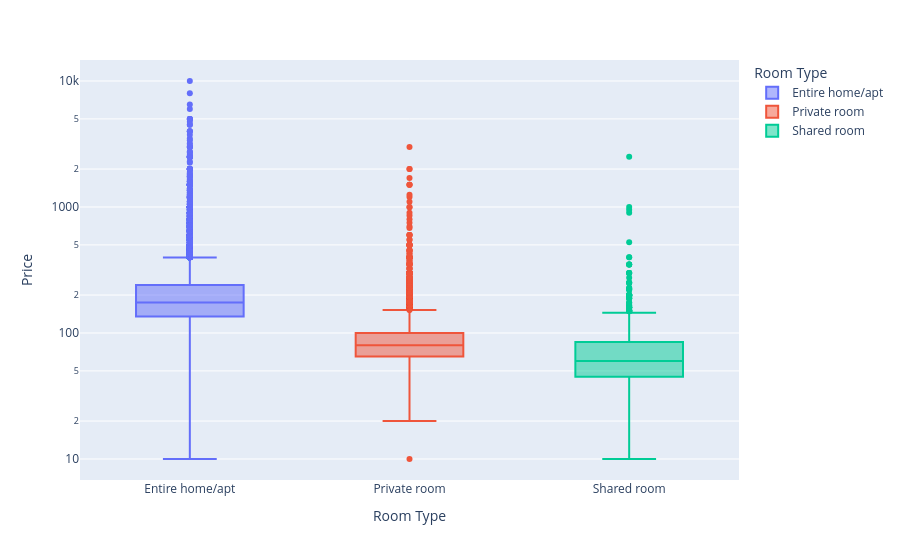

Here is the notebook cell this chart was saved with:
### Code cell
# Figure 2: A box plot showing the distribution of prices by Room Type. 
# Color by Room Type.
# Change the scale of Y-axis to a Log scale
fig2 = px.box(
    df, 
    x="Room Type",
    y="Price",
    log_y=True,
    color="Room Type"
)
fig2.show()

### Figure 1 — Plotly figure (JSON) as saved in the notebook; plotly's stock layout.template omitted (floating-point values rounded to 4 significant figures; data arrays with more than 128 entries replaced by an {"elided": "..."} marker saying what was removed)
{"data": [{"alignmentgroup": "True", "hovertemplate": "Room Type=%{x}<br>Price=%{y}<extra></extra>", "legendgroup": "Entire home/apt", "marker": {"color": "#636efa"}, "name": "Entire home/apt", "notched": false, "offsetgroup": "Entire home/apt", "orientation": "v", "showlegend": true, "type": "box", "x": {"elided": "17024 str values"}, "x0": " ", "xaxis": "x", "y": {"elided": "17024 int values"}, "y0": " ", "yaxis": "y"}, {"alignmentgroup": "True", "hovertemplate": "Room Type=%{x}<br>Price=%{y}<extra></extra>", "legendgroup": "Private room", "marker": {"color": "#EF553B"}, "name": "Private room", "notched": false, "offsetgroup": "Private room", "orientation": "v", "showlegend": true, "type": "box", "x": {"elided": "12609 str values"}, "x0": " ", "xaxis": "x", "y": {"elided": "12609 int values"}, "y0": " ", "yaxis": "y"}, {"alignmentgroup": "True", "hovertemplate": "Room Type=%{x}<br>Price=%{y}<extra></extra>", "legendgroup": "Shared room", "marker": {"color": "#00cc96"}, "name": "Shared room", "notched": false, "offsetgroup": "Shared room", "orientation": "v", "showlegend": true, "type": "box", "x": {"elided": "845 str values"}, "x0": " ", "xaxis": "x", "y": {"elided": "845 int values"}, "y0": " ", "yaxis": "y"}], "layout": {"boxmode": "overlay", "legend": {"title": {"text": "Room Type"}, "tracegroupgap": 0}, "margin": {"t": 60}, "xaxis": {"anchor": "y", "categoryarray": ["Entire home/apt", "Private room", "Shared room"], "categoryorder": "array", "domain": [0, 1], "title": {"text": "Room Type"}}, "yaxis": {"anchor": "x", "domain": [0, 1], "title": {"text": "Price"}, "type": "log"}}}
